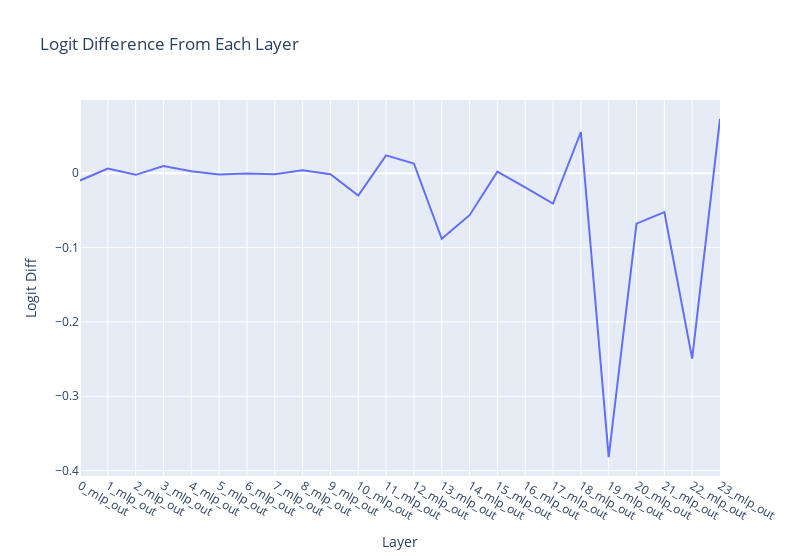

Here is the notebook cell this chart was saved with:
### Code cell
line(
    per_layer_logit_diffs[2::2],
    hovermode="x unified",
    title="Logit Difference From Each Layer",
    labels={"x": "Layer", "y": "Logit Diff"},
    xaxis_tickvals=labels[2::2],
    width=800
)

### Figure 1 — Plotly figure (JSON) as saved in the notebook; plotly's stock layout.template omitted (floating-point values rounded to 4 significant figures)
{"data": [{"hovertemplate": "Layer=%{x}<br>Logit Diff=%{y}<extra></extra>", "legendgroup": "", "line": {"color": "#636efa", "dash": "solid"}, "marker": {"symbol": "circle"}, "mode": "lines", "name": "", "orientation": "v", "showlegend": false, "type": "scatter", "x": [0, 1, 2, 3, 4, 5, 6, 7, 8, 9, 10, 11, 12, 13, 14, 15, 16, 17, 18, 19, 20, 21, 22, 23], "xaxis": "x", "y": [-0.009687, 0.006221, -0.002111, 0.009705, 0.002739, -0.00152, -0.0003925, -0.001378, 0.004143, -0.001222, -0.02988, 0.02412, 0.01312, -0.08827, -0.05641, 0.002124, -0.01883, -0.04068, 0.05552, -0.382, -0.06777, -0.05225, -0.2494, 0.07327], "yaxis": "y"}], "layout": {"hovermode": "x unified", "legend": {"tracegroupgap": 0}, "title": {"text": "Logit Difference From Each Layer"}, "width": 800, "xaxis": {"anchor": "y", "domain": [0, 1], "tickmode": "array", "ticktext": ["0_mlp_out", "1_mlp_out", "2_mlp_out", "3_mlp_out", "4_mlp_out", "5_mlp_out", "6_mlp_out", "7_mlp_out", "8_mlp_out", "9_mlp_out", "10_mlp_out", "11_mlp_out", "12_mlp_out", "13_mlp_out", "14_mlp_out", "15_mlp_out", "16_mlp_out", "17_mlp_out", "18_mlp_out", "19_mlp_out", "20_mlp_out", "21_mlp_out", "22_mlp_out", "23_mlp_out"], "tickvals": [0, 1, 2, 3, 4, 5, 6, 7, 8, 9, 10, 11, 12, 13, 14, 15, 16, 17, 18, 19, 20, 21, 22, 23], "title": {"text": "Layer"}}, "yaxis": {"anchor": "x", "domain": [0, 1], "title": {"text": "Logit Diff"}}}}
